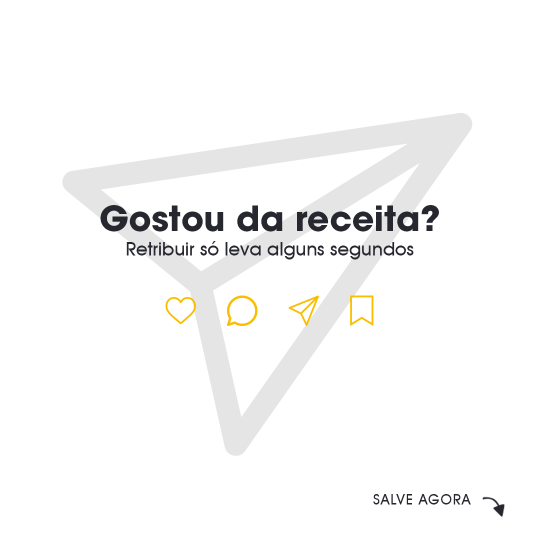
#> input picture projeto_template/templates/Final/lastpage.png, 1080 x 1080 px, given in place of fundo.png, which was not available (shown at 1/2 size)
$ python create.py   (older library calls are emulated)
#> lines starting #> are read from the running program, lines starting #| are printed output that depends on the picture; pictures that were not available may be replaced by others from this repository, and a replacement may not be noted
# colocar template em todas as fotos baixadas

#importar bibliotecas que serão usadas
from PIL import Image
import os
from tqdm import tqdm

path = 'D:\\Linux\\pycharm\\data\\instabot\\insta_sobremesas\\projeto_template\\templates\\exemplo\\'
listdir = os.listdir(path)
background = Image.open('../fundo.png')
#> background is the input picture: PIL image 1080x1080 RGBA; mean R, G, B, A 248.3, 248.2, 247.8, 255

#templates que serão utilizados
template1 = Image.open(r'D:\Linux\pycharm\data\instabot\insta_sobremesas\projeto_template\templates\Final\temp1.png')
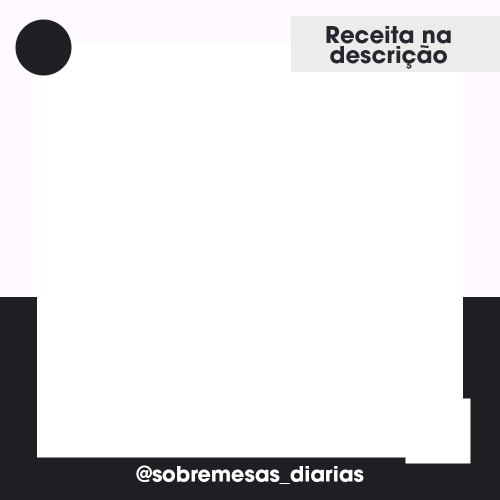
#> input picture projeto_template/templates/Final/temp1.png, 1000 x 1000 px, found by its file name (shown at 1/2 size)
#> template1 is the input picture: PIL image 1000x1000 RGBA; mean R, G, B, A 174, 172.1, 175.7, 81.6
template2 = Image.open(r'D:\Linux\pycharm\data\instabot\insta_sobremesas\projeto_template\templates\Final\temp2.png')
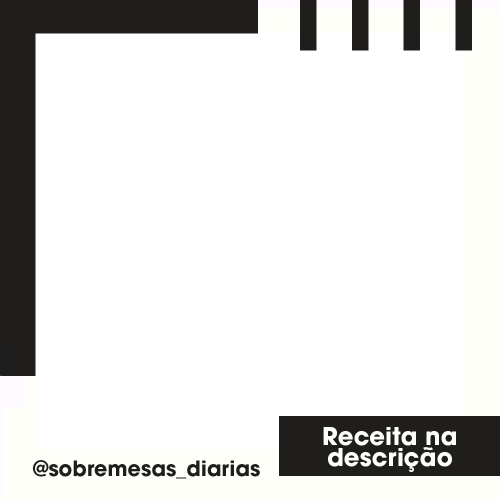
#> input picture projeto_template/templates/Final/temp2.png, 1000 x 1000 px, found by its file name (shown at 1/2 size)
#> template2 is the input picture: PIL image 1000x1000 RGBA; mean R, G, B, A 169.2, 168.8, 166.1, 81.7
template3 = Image.open(r'D:\Linux\pycharm\data\instabot\insta_sobremesas\projeto_template\templates\Final\temp3.png')
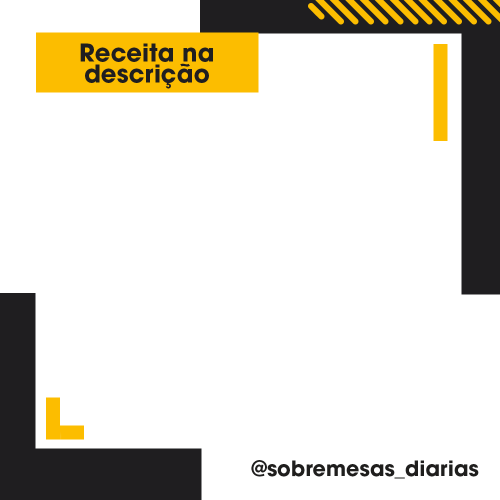
#> input picture projeto_template/templates/Final/temp3.png, 1000 x 1000 px, found by its file name (shown at 1/2 size)
#> template3 is the input picture: PIL image 1000x1000 RGBA; mean R, G, B, A 176.3, 171.5, 158.9, 90.4

templates = [template1, template2, template3]

i = 0

#pegar as fotos na pasta e colocar nos templates
for file in tqdm(listdir):
    if file[-4:] == '.jpg':
        foto = Image.open(path + file)
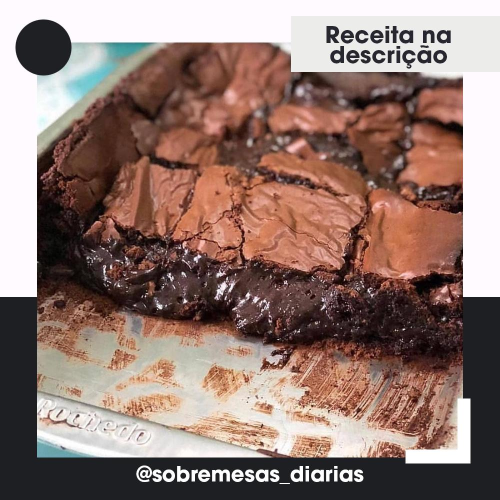
#> input picture projeto_template/templates/exemplo/post13.jpg, 1000 x 1000 px, found by its file name (shown at 1/2 size)
#> foto is the input picture: PIL image 1000x1000 RGB; mean R, G, B 145.5, 120.8, 113.2
        image = background.copy()
        foto_resized = foto.resize((900, 900), Image.ANTIALIAS)
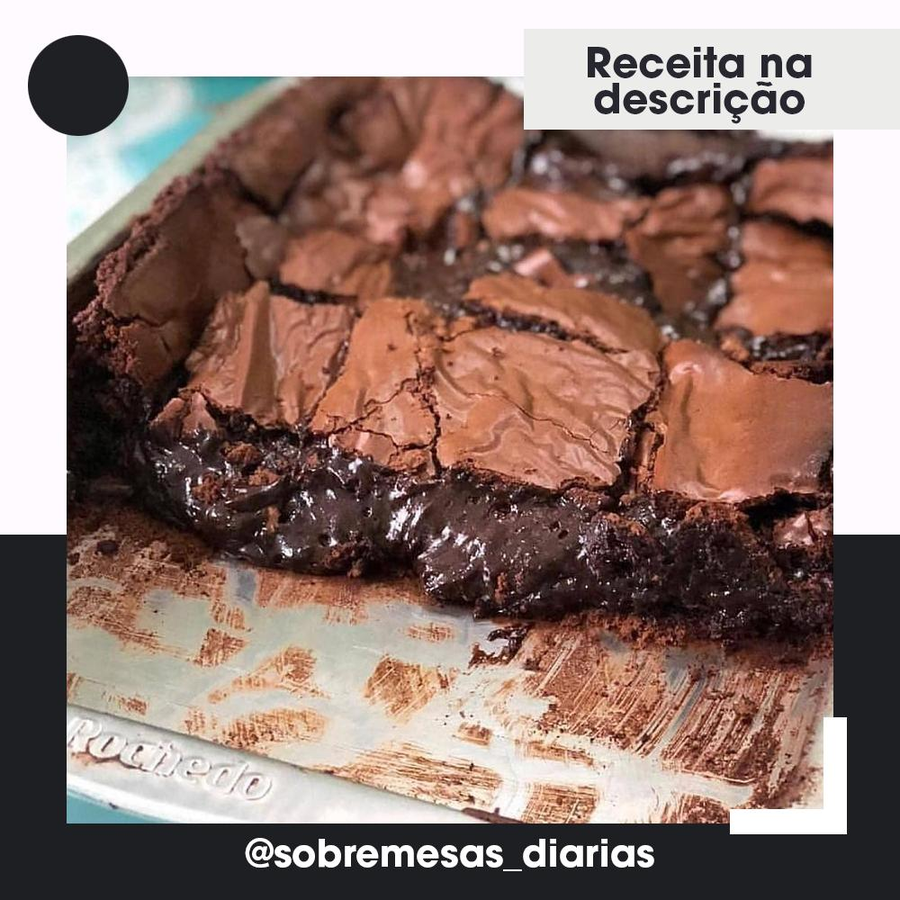
#> foto_resized: PIL image 900x900 RGB; mean R, G, B 145.5, 120.8, 113.2
        image.paste(foto_resized, (50, 50))
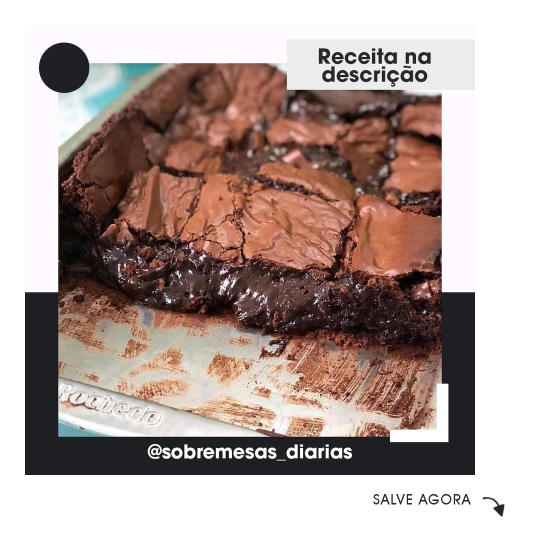
#> image: PIL image 1080x1080 RGBA (shown at 1/2 size); mean R, G, B, A 178.6, 161.5, 156.2, 255
        image.paste(templates[i], (0, 0), templates[i])
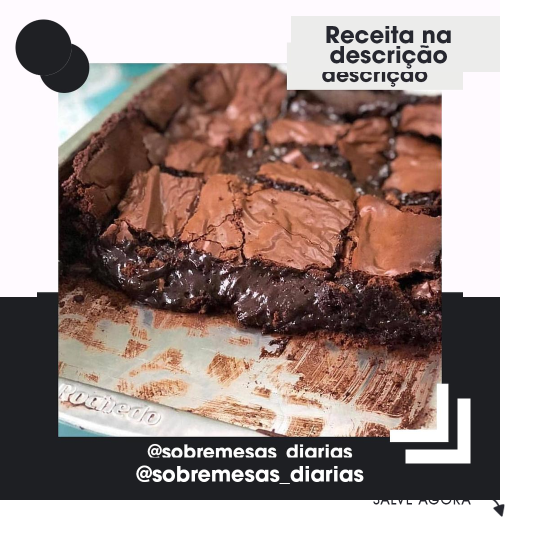
#> image: PIL image 1080x1080 RGBA (shown at 1/2 size); mean R, G, B, A 162.4, 145, 140.4, 255; transparent parts drawn white
        rgb_im = image.convert('RGB')
        rgb_im.save(path + file[:-4] + '.jpg')
        if i >= 2:
            i = 0
        else:
            i += 1
#> pass 2 of the loop `for file in tqdm(listdir):`:
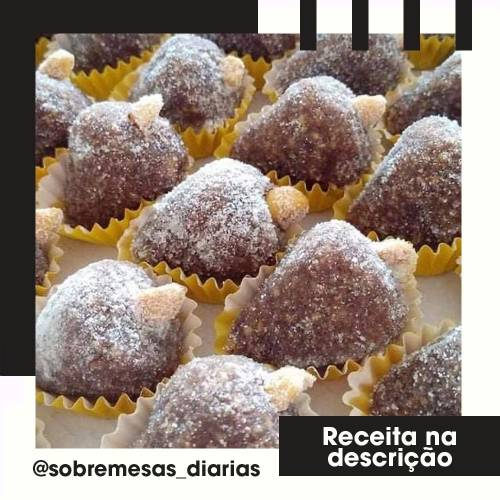
#> input picture projeto_template/templates/exemplo/post21.jpg, 1000 x 1000 px, found by its file name (shown at 1/2 size)
#> foto is the input picture: PIL image 1000x1000 RGB; mean R, G, B 148.5, 133.3, 122
#> `foto_resized = foto.resize((900, 900), Image.ANTIALIAS)`:
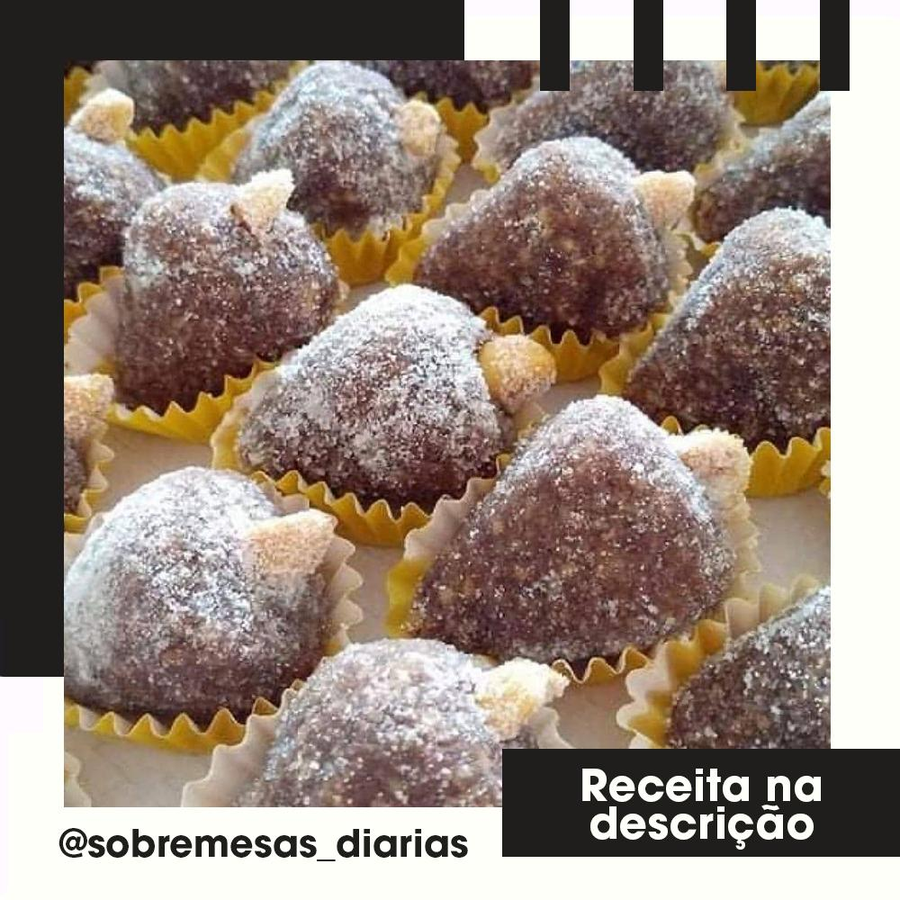
#> foto_resized: PIL image 900x900 RGB; mean R, G, B 148.4, 133.2, 121.9
#> `image.paste(templates[i], (0, 0), templates[i])`:
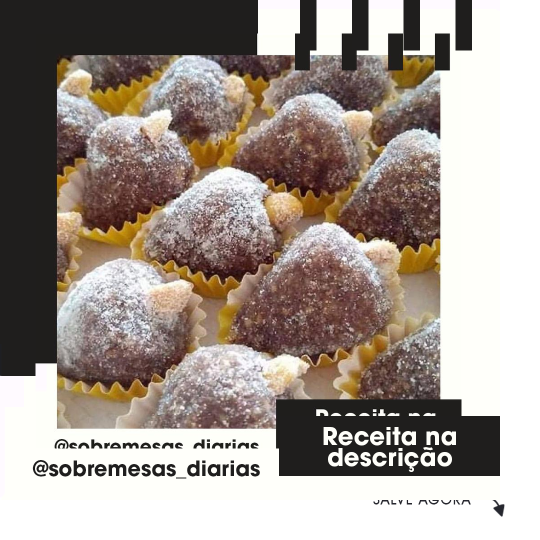
#> image: PIL image 1080x1080 RGBA (shown at 1/2 size); mean R, G, B, A 162.5, 151.8, 143.6, 255; transparent parts drawn white
#> pass 3 of the loop `for file in tqdm(listdir):`:
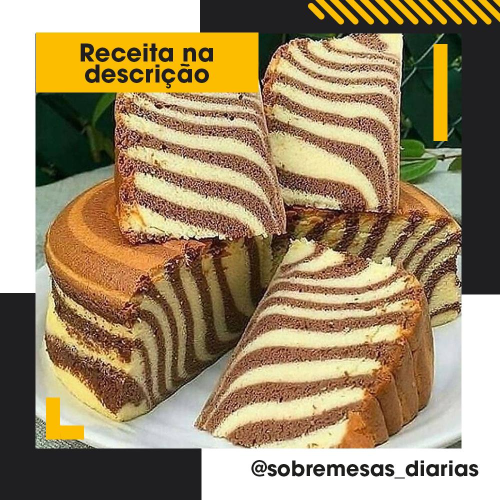
#> input picture projeto_template/templates/exemplo/post6.jpg, 1000 x 1000 px, found by its file name (shown at 1/2 size)
#> foto is the input picture: PIL image 1000x1000 RGB; mean R, G, B 158.3, 139, 105.5
#> `foto_resized = foto.resize((900, 900), Image.ANTIALIAS)`:
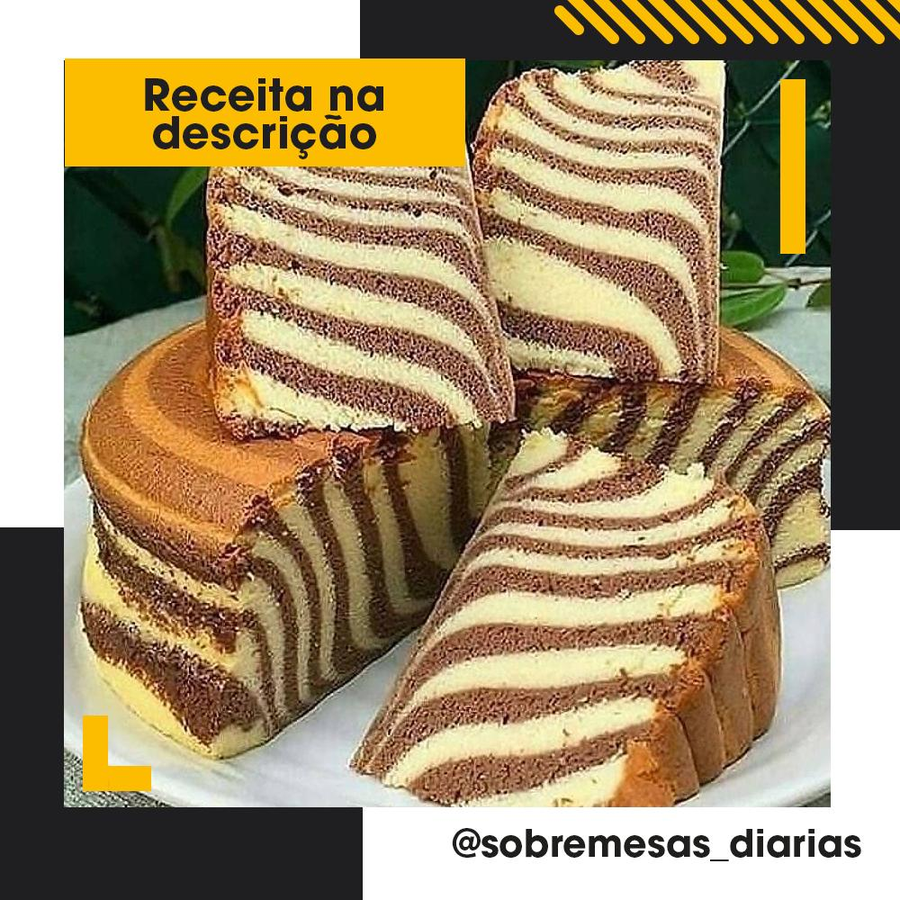
#> foto_resized: PIL image 900x900 RGB; mean R, G, B 158.3, 139, 105.6
#> `image.paste(templates[i], (0, 0), templates[i])`:
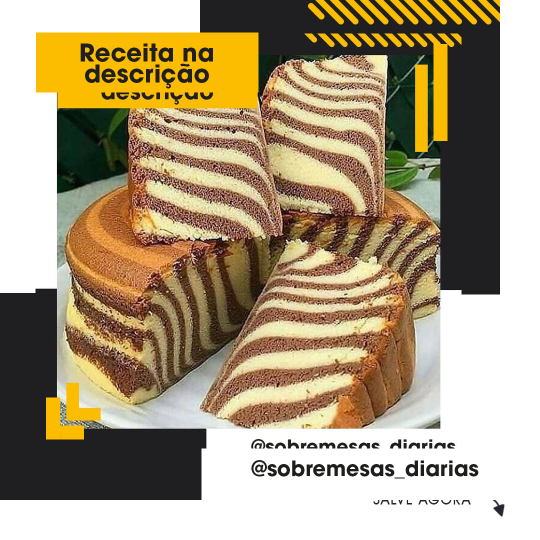
#> image: PIL image 1080x1080 RGBA (shown at 1/2 size); mean R, G, B, A 171.7, 156.2, 127.5, 255; transparent parts drawn white
